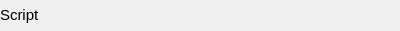
<?xml version="1.0" encoding="UTF-8"?>
<ui version="4.0">
 <class>Form</class>
 <widget class="QWidget" name="Form">
  <property name="geometry">
   <rect>
    <x>0</x>
    <y>0</y>
    <width>400</width>
    <height>31</height>
   </rect>
  </property>
  <property name="windowTitle">
   <string>Form</string>
  </property>
  <layout class="QVBoxLayout" name="verticalLayout">
   <property name="leftMargin">
    <number>0</number>
   </property>
   <property name="topMargin">
    <number>0</number>
   </property>
   <property name="rightMargin">
    <number>0</number>
   </property>
   <property name="bottomMargin">
    <number>0</number>
   </property>
   <item>
    <layout class="QHBoxLayout" name="horizontalLayout">
     <item>
      <widget class="QLabel" name="label">
       <property name="font">
        <font>
         <pointsize>11</pointsize>
        </font>
       </property>
       <property name="text">
        <string>Script</string>
       </property>
      </widget>
     </item>
     <item>
      <layout class="QVBoxLayout" name="field"/>
     </item>
    </layout>
   </item>
  </layout>
 </widget>
 <resources/>
 <connections/>
</ui>
